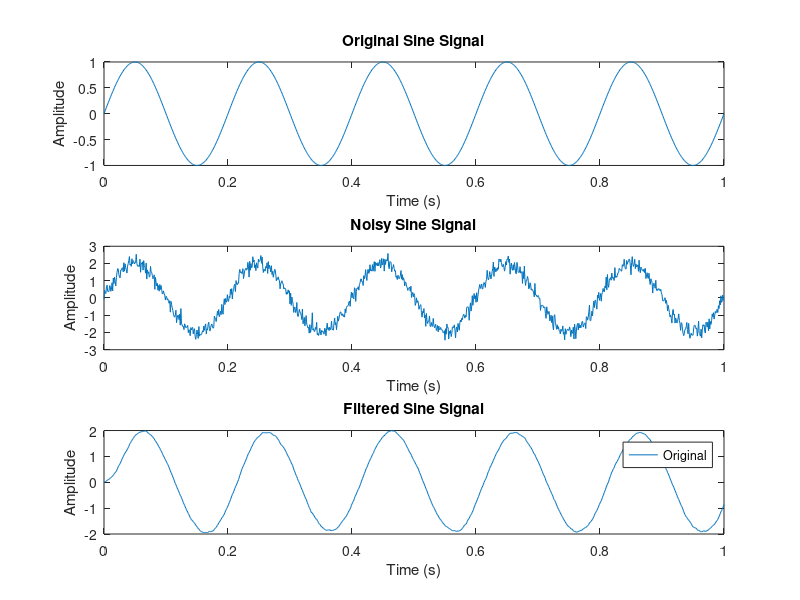

The MATLAB source for this figure: (Note: this script raises an error after producing the figure.)
% Parameters
fs = 1000;          % Sampling frequency (Hz)
t = 0:1/fs:1;       % Time vector
f = 5;              % Sine wave frequency (Hz)
A = 1;              % Sine wave amplitude
SNR_dB = 10;        % Signal-to-Noise Ratio in dB

% Generate sine signal with AWGN
sine_signal = A * sin(2 * pi * f * t);
awgn_noise = awgn(sine_signal, SNR_dB, 'measured');
noisy_signal = sine_signal + awgn_noise;

% Moving average filter
window_size = 30;   % Size of the moving average window
filtered_signal = filter(ones(1, window_size)/window_size, 1, noisy_signal);

% Plot the original, noisy, and filtered signals
figure;

subplot(3,1,1);
plot(t, sine_signal);
title('Original Sine Signal');
xlabel('Time (s)');
ylabel('Amplitude');

subplot(3,1,2);
plot(t, noisy_signal);
title('Noisy Sine Signal');
xlabel('Time (s)');
ylabel('Amplitude');

subplot(3,1,3);
plot(t, filtered_signal);
title('Filtered Sine Signal');
xlabel('Time (s)');
ylabel('Amplitude');

legend('Original', 'Noisy', 'Filtered');

% Display SNR
SNR = snr(sine_signal,awgn_noise);
disp(['SNR of the noisy signal: ' num2str(SNR) ' dB']);
